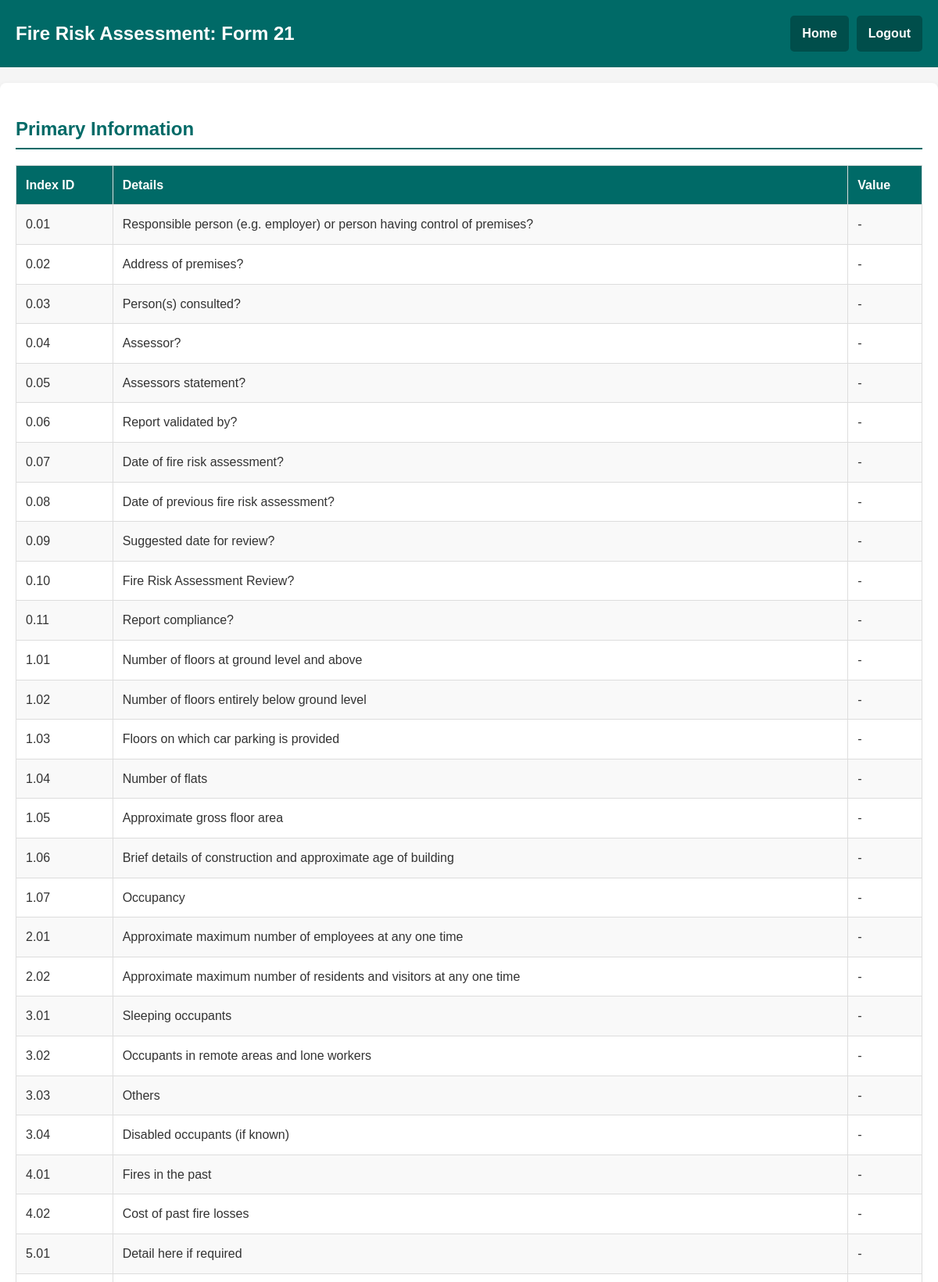
Page /form/21/view (signed in, upper part) on the committed database.
### POC2/app.py (models this page shows)
class PrimaryAnswer(db.Model):
    id = db.Column(db.Integer, primary_key=True)
    form_id = db.Column(db.String(50), db.ForeignKey('form.form_id'), nullable=False)
    question_id = db.Column(db.String(10), nullable=False)
    question = db.Column(db.Text, nullable=False)
    answer = db.Column(db.Text, nullable=False)

### POC2/app.py (the view)
@app.route('/form/<form_id>/view')
@login_required
def view_form(form_id):
    primary_answers = PrimaryAnswer.query.filter_by(form_id=form_id).all()
    answers = Answer.query.filter_by(form_id=form_id).all()
    image_folder = os.path.join('uploads', form_id)
    cover_image_folder = os.path.join('uploads', form_id, 'cover_image')
    image_folder = image_folder.replace(os.sep, '/')
    cover_image_folder = cover_image_folder.replace(os.sep, '/')
    uploaded_images = [
        os.path.join(form_id, file).replace(os.sep, '/')  # Use forward slashes
        for file in os.listdir(image_folder)
        if file.lower().endswith(('.png', '.jpg', '.jpeg', '.bmp', '.gif'))
    ]
    cover_image = None
    if os.path.exists(cover_image_folder):
        cover_image_files = [
            file for file in os.listdir(cover_image_folder)
            if file.lower().endswith(('.png', '.jpg', '.jpeg', '.bmp', '.gif'))
        ]
        if cover_image_files:
            cover_image = os.path.join(form_id, 'cover_image', cover_image_files[0]).replace(os.sep, '/')
    return render_template(
        'view_form.html',
        form_id=form_id,
        primary_answers=primary_answers,
        answers=answers,
        current_date=datetime.now().strftime("%Y-%m-%d"),
        uploaded_images=uploaded_images,  # Pass the list of image paths
        cover_image=cover_image         # Pass the cover image path
    )

### POC2/app.py (called while the page is built)
def login_required(f):
    @wraps(f)
    def decorated_function(*args, **kwargs):
        if 'user_id' not in session:
            return redirect(url_for('login'))
        return f(*args, **kwargs)
    return decorated_function

### POC2/templates/view_form.html (shortened to what this page needs)
<!DOCTYPE html>
<html lang="en">
<head>
</head>
<body>
    <header>
        <div>Fire Risk Assessment: Form {{ form_id }}</div>
        <div class="nav-buttons">
            <a href="{{ url_for('index') }}">Home</a>
            <a href="{{ url_for('logout') }}">Logout</a>
        </div>
    </header>
    <div class="container">
        <h2>Primary Information</h2>
        <table>
            <tr>
                <th>Index ID</th>
                <th>Details</th>
                <th>Value</th>
            </tr>
            {% for primary_answer in primary_answers %}
            <tr>
                <td>{{ primary_answer.question_id }}</td>
                <td>{{ primary_answer.question }}</td>
                <td>{{ primary_answer.answer }}</td>
            </tr>
            {% endfor %}
        </table>
    </div>
</body>
</html>

### POC2/templates/view_form.html (style rules this page uses)
:root { --dark-text: #333333; --accent-color: #006A67; --light-background: #f5f5f5; --light-hover: #e1e1e1; --light-yellow: #FFF4B7; }
body { font-family: Arial, sans-serif; line-height: 1.6; margin: 0; padding: 0; background-color: var(--light-background); color: var(--dark-text); }
header { background-color: var(--accent-color); color: white; padding: 20px; text-align: center; font-size: 24px; font-weight: bold; display: flex; justify-content: space-between; align-items: center; }
header .nav-buttons { display: flex; gap: 10px; }
header .nav-buttons a { color: white; text-decoration: none; font-size: 16px; padding: 10px 15px; background-color: #004e4b; border-radius: 5px; transition: background-color 0.3s ease; }
.container { max-width: 1200px; margin: 20px auto; padding: 20px; background: white; box-shadow: 0 4px 8px rgba(0, 0, 0, 0.1); border-radius: 8px; }
h2 { color: var(--accent-color); border-bottom: 2px solid var(--accent-color); padding-bottom: 5px; margin-bottom: 20px; }
table { width: 100%; border-collapse: collapse; margin: 20px 0; }
table th, table td { text-align: left; padding: 12px; border: 1px solid #ddd; }
table th { background-color: var(--accent-color); color: white; }
table tr:nth-child(even) { background-color: #f9f9f9; }

### rows in the picture
PrimaryAnswer: question_id "0.01", question "Responsible person (e.g. employer) or person having control of premises?", answer "-"
PrimaryAnswer: question_id "0.02", question "Address of premises?", answer "-"
PrimaryAnswer: question_id "0.03", question "Person(s) consulted?", answer "-"
PrimaryAnswer: question_id "0.04", question "Assessor?", answer "-"
PrimaryAnswer: question_id "0.05", question "Assessors statement?", answer "-"
PrimaryAnswer: question_id "0.06", question "Report validated by?", answer "-"
PrimaryAnswer: question_id "0.07", question "Date of fire risk assessment?", answer "-"
PrimaryAnswer: question_id "0.08", question "Date of previous fire risk assessment?", answer "-"
PrimaryAnswer: question_id "0.09", question "Suggested date for review?", answer "-"
PrimaryAnswer: question_id "0.10", question "Fire Risk Assessment Review?", answer "-"
PrimaryAnswer: question_id "0.11", question "Report compliance?", answer "-"
PrimaryAnswer: question_id "1.01", question "Number of floors at ground level and above", answer "-"
PrimaryAnswer: question_id "1.02", question "Number of floors entirely below ground level", answer "-"
PrimaryAnswer: question_id "1.03", question "Floors on which car parking is provided", answer "-"
PrimaryAnswer: question_id "1.04", question "Number of flats", answer "-"
PrimaryAnswer: question_id "1.05", question "Approximate gross floor area", answer "-"
PrimaryAnswer: question_id "1.06", question "Brief details of construction and approximate age of building", answer "-"
PrimaryAnswer: question_id "1.07", question "Occupancy", answer "-"
PrimaryAnswer: question_id "2.01", question "Approximate maximum number of employees at any one time", answer "-"
PrimaryAnswer: question_id "2.02", question "Approximate maximum number of residents and visitors at any one time", answer "-"
PrimaryAnswer: question_id "3.01", question "Sleeping occupants", answer "-"
PrimaryAnswer: question_id "3.02", question "Occupants in remote areas and lone workers", answer "-"
PrimaryAnswer: question_id "3.03", question "Others", answer "-"
PrimaryAnswer: question_id "3.04", question "Disabled occupants (if known)", answer "-"
PrimaryAnswer: question_id "4.01", question "Fires in the past", answer "-"
PrimaryAnswer: question_id "4.02", question "Cost of past fire losses", answer "-"
PrimaryAnswer: question_id "5.01", question "Detail here if required", answer "-"
